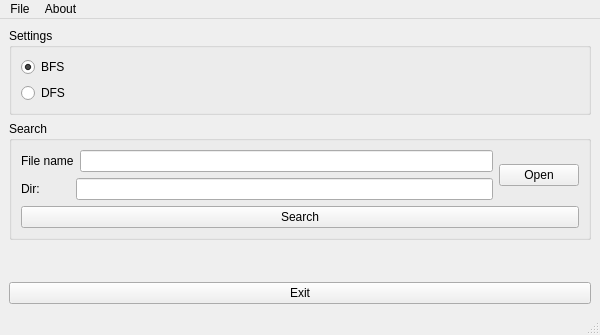
<?xml version="1.0" encoding="UTF-8"?>
<ui version="4.0">
 <class>MainWindow</class>
 <widget class="QMainWindow" name="MainWindow">
  <property name="enabled">
   <bool>true</bool>
  </property>
  <property name="geometry">
   <rect>
    <x>0</x>
    <y>0</y>
    <width>600</width>
    <height>335</height>
   </rect>
  </property>
  <property name="minimumSize">
   <size>
    <width>335</width>
    <height>335</height>
   </size>
  </property>
  <property name="windowTitle">
   <string>MainWindow</string>
  </property>
  <widget class="QWidget" name="centralwidget">
   <layout class="QVBoxLayout" name="verticalLayout_7">
    <item>
     <layout class="QVBoxLayout" name="verticalLayout_3">
      <item>
       <widget class="QGroupBox" name="groupBox">
        <property name="title">
         <string>Settings</string>
        </property>
        <layout class="QVBoxLayout" name="verticalLayout_2">
         <item>
          <layout class="QVBoxLayout" name="verticalLayout">
           <item>
            <widget class="QRadioButton" name="BFSrb">
             <property name="text">
              <string>BFS</string>
             </property>
             <property name="checked">
              <bool>true</bool>
             </property>
            </widget>
           </item>
           <item>
            <widget class="QRadioButton" name="DFSrb">
             <property name="text">
              <string>DFS</string>
             </property>
            </widget>
           </item>
          </layout>
         </item>
        </layout>
       </widget>
      </item>
      <item>
       <widget class="QGroupBox" name="groupBox_2">
        <property name="title">
         <string>Search</string>
        </property>
        <layout class="QVBoxLayout" name="verticalLayout_5">
         <item>
          <layout class="QVBoxLayout" name="verticalLayout_4">
           <item>
            <layout class="QHBoxLayout" name="horizontalLayout_5">
             <item>
              <layout class="QVBoxLayout" name="verticalLayout_6">
               <item>
                <layout class="QHBoxLayout" name="horizontalLayout_3">
                 <item>
                  <widget class="QLabel" name="FILEll">
                   <property name="text">
                    <string>File name</string>
                   </property>
                  </widget>
                 </item>
                 <item>
                  <widget class="QLineEdit" name="FILENAMEle">
                   <property name="text">
                    <string/>
                   </property>
                  </widget>
                 </item>
                </layout>
               </item>
               <item>
                <layout class="QHBoxLayout" name="horizontalLayout_4">
                 <item>
                  <widget class="QLabel" name="DIRll">
                   <property name="text">
                    <string>Dir:         </string>
                   </property>
                  </widget>
                 </item>
                 <item>
                  <widget class="QLineEdit" name="DIRNAMEle">
                   <property name="enabled">
                    <bool>true</bool>
                   </property>
                   <property name="text">
                    <string/>
                   </property>
                  </widget>
                 </item>
                </layout>
               </item>
              </layout>
             </item>
             <item>
              <widget class="QPushButton" name="OPENDIRbn">
               <property name="text">
                <string>Open</string>
               </property>
              </widget>
             </item>
            </layout>
           </item>
           <item>
            <widget class="QPushButton" name="Searchbn">
             <property name="text">
              <string>Search</string>
             </property>
            </widget>
           </item>
          </layout>
         </item>
        </layout>
       </widget>
      </item>
      <item>
       <spacer name="verticalSpacer">
        <property name="orientation">
         <enum>Qt::Vertical</enum>
        </property>
        <property name="sizeHint" stdset="0">
         <size>
          <width>20</width>
          <height>40</height>
         </size>
        </property>
       </spacer>
      </item>
      <item>
       <widget class="QPushButton" name="EXITbn">
        <property name="text">
         <string>Exit</string>
        </property>
       </widget>
      </item>
     </layout>
    </item>
   </layout>
  </widget>
  <widget class="QMenuBar" name="menubar">
   <property name="geometry">
    <rect>
     <x>0</x>
     <y>0</y>
     <width>600</width>
     <height>21</height>
    </rect>
   </property>
   <widget class="QMenu" name="menuAbout">
    <property name="title">
     <string>About</string>
    </property>
    <addaction name="actionGitHub"/>
   </widget>
   <widget class="QMenu" name="menuFile">
    <property name="title">
     <string>File</string>
    </property>
    <addaction name="actionOpen"/>
   </widget>
   <addaction name="menuFile"/>
   <addaction name="menuAbout"/>
  </widget>
  <widget class="QStatusBar" name="statusbar"/>
  <action name="actionGitHub">
   <property name="text">
    <string>GitHub</string>
   </property>
  </action>
  <action name="actionOpen">
   <property name="text">
    <string>Open</string>
   </property>
  </action>
 </widget>
 <resources/>
 <connections/>
</ui>
